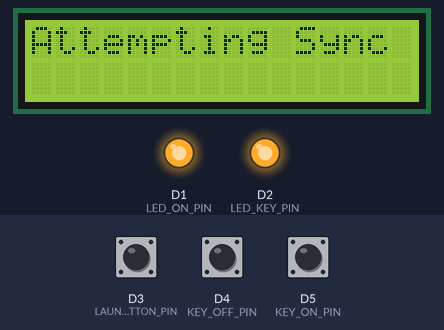
Recording of a sketch running on a simulated Arduino MKR. On the bench: 16×2 character LCD, output pins drawn as LEDs (lit = HIGH). Inputs (shaded band) come from the test bench; at power-on: D5 (KEY_ON_PIN) HIGH, D3 (LAUNCH_BUTTON_PIN) HIGH, D4 (KEY_OFF_PIN) HIGH. Random numbers use the default seed unless the sketch sets one; no radio packets arrive unless stated; what the sketch prints to the serial monitor is not drawn.

Above: at 5.6 s.
5.7 s: D5 (KEY_ON_PIN) pulled LOW for 0.15 s
At 5.77 s:
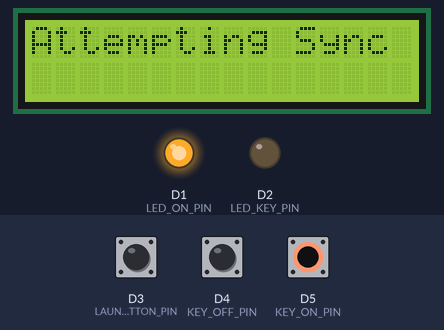
10.3 s: D5 (KEY_ON_PIN) pulled LOW for 3.2 s
At 14.2 s:
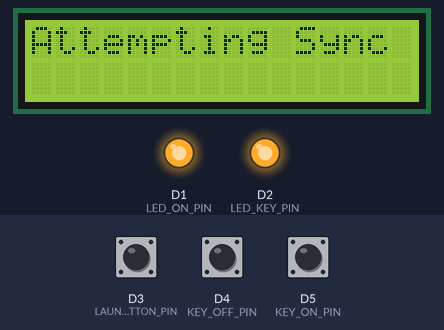
Timing chart, 0 to 15.7 s (numbered marks = the images above; inputs shaded):
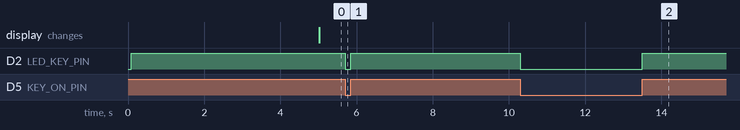

The sketch:

controllerCode.ino
```cpp
//ROCKET LAUNCH CONTROLLER CODE
//Author: Evan Farrell

#include <SPI.h>
#include <LoRa.h>
#include <ArduinoJson.h>
#include <LCD_I2C.h>
#include <Wire.h>
#include <ArduinoLowPower.h>

LCD_I2C lcd(0x27, 16, 2);

//Timing vars
long lastSentPacket=0;    //Last time a LoRa packet was sent
long lastDisplayUpdate=0; //Last time the display was updated
long launchTimeCount=0;   //How many ms into the launch sequence we are
long lastLaunchTime=0;    //Last time a sucessfull launch completed
long lastLaunchAbort=0;   //Last time a launch was aborted
int launchPercent=0;      //How long the launch button was held down before launch message sent
int launchSeqEngaged=0;   //True if the launch sequence is currently engaged
long sleepCheck=0;

//Syncing vars
long syncCode=0;          //Generated on the controller, used to confirm the base is synced to the controller
long launchCode=0;        //Generated on the base, used to confirm that the controller is synced to the base

//Pin declaration
int LED_ON_PIN=1;         //The green led
int LED_KEY_PIN=2;        //Red led
int LAUNCH_BUTTON_PIN=3;
int KEY_OFF_PIN=4;
int KEY_ON_PIN=5;

//Pin variables
int keyOffState;          //True if safety key disengaged
int keyOnState;           //True if safety key engaged
int launchButtonState;    //True if launch button is NOT PRESSED (pullup pin)

//Constants
float LAUNCH_TIME=5000.0;     //How long the button must be held before a launch message is sent
int DISPLAY_UPDATE_RATE=400;  //How often to refresh the display
int LAUNCH_ABORT_TIME=2000;   //How long to show the aborted launch message
int SYNC_CHECK=10000;         //How often to attempt to resync to the base
int ABORT_LAUNCH_PERCENT=20;  //The percentage of a 'full' launch to display the abort message, so feathering the launch button wont show it

void setup() {
  Serial.begin(9600);
  Serial.println("---ROCKET CONTROLLER---");

  randomSeed(analogRead(5)); //use analog noise as the random seed
  syncCode=random(1000)+1;

  pinMode(LED_ON_PIN,OUTPUT);
  digitalWrite(LED_ON_PIN,1);
  pinMode(LED_KEY_PIN,OUTPUT);
  pinMode(LAUNCH_BUTTON_PIN,INPUT_PULLUP);
  pinMode(KEY_OFF_PIN,INPUT_PULLUP);
  pinMode(KEY_ON_PIN,INPUT_PULLUP);

  Wire.begin();
  lcd.begin(&Wire);
  lcd.display();
  lcd.backlight();

  while (!LoRa.begin(915E6)) {}
}

//Transmits a message over LoRa, takes in the string of message type to send.
void sendMessage(String type){
  JsonDocument doc;
  String output;

  lastSentPacket=millis();
  if(type == "sync"){
    doc["type"] = "sync";
    doc["syncCode"]=syncCode;
  } else if (type == "launch"){
    doc["type"] = "launch";
    doc["syncCode"]=syncCode;
    doc["launchCode"]=launchCode;
  }

  serializeJson(doc, output);
  Serial.print("Sending packet: ");
  Serial.println(output);

  LoRa_toggle();
  LoRa.beginPacket();
  LoRa.print(output);
  LoRa.endPacket();
  LoRa_toggle();
}

//this is basically a work around for the LoRa library working weird with the MKR 1300
//it seems to only be able to strictly send or recieve, to get around this we just
//restart the transmission between each packet send :)
void LoRa_toggle(){
  LoRa.end();
  LoRa.begin(915E6);
}

//parses incoming LoRa messages.
void onRecieve(int packetSize) {
  String incoming = "";

  while (LoRa.available()) {
    incoming += (char)LoRa.read();
  }

  Serial.print("Received: ");
  Serial.println(incoming);

  StaticJsonDocument<200> doc;
  DeserializationError error = deserializeJson(doc, incoming);

  if (error) {
    Serial.print("JSON error: ");
    Serial.println(error.c_str());
    return;
  }
  String messageType=String(doc["type"].as<const char*>());

  if(messageType == "sync") {
    if(int(doc["syncCode"]) == syncCode){
      launchCode=int(doc["launchCode"]);
      Serial.println("Synced up!");
    } else {
      Serial.println("Desynced from base");
      launchCode=0; //if desynced restart syncing process
    }
  } else if (messageType == "launch") {
    Serial.println("boom"); //could have some launch confirmed logic or something here! right not does nothing...
  };
}

//Fills a progress bar across the lcd
void drawProgressBar(int percentage) {
  int blocks = map(percentage, 0, 100, 0, 16);
  lcd.setCursor(0, 1);
  for (int i = 0; i < 16; i++){
    if (i < blocks) {
      lcd.print((char)255);
    } else {
      lcd.print(" ");
    }
  }
}

//Updates the led display, also handles the launch sequence.
void displayUpdate(){
  if(millis()-lastDisplayUpdate < 400){return;} //only run the display loop every 400ms
  if(millis()-lastLaunchTime    < 5000){return;} //once the launch is activated, freeze the display loop
  lastDisplayUpdate=millis();

  lcd.setCursor(0, 0);
  lcd.clear();

  //If launch is recently aborted show a message for a brief time
  if(millis()-lastLaunchAbort < LAUNCH_ABORT_TIME){
    lcd.print(" ABORTED LAUNCH");
    return;
  }

  //Syncing and pre-launch display
  if (!launchSeqEngaged){
    if (!(launchCode)){
      lcd.print("Attempting Sync");
    }else{
      lcd.print("Synced With Base");
    }

    lcd.setCursor(0,1);
    if(launchCode && keyOffState){
      lcd.print("Turn Safety Key");
    }else if (launchCode && keyOnState) {
      lcd.print("Ready to Launch");
    }

  } else{//launch sequence stuff
    lcd.print("LAUNCH INITIATED");
    lcd.setCursor(0,1);

    //During launch display a bar filling
    if (launchPercent >= 0 && launchPercent <= 100){
        drawProgressBar(launchPercent);
    }
    if (launchPercent>=100){
      lcd.clear();
      lcd.setCursor(0,1);

      //reset launch seq
      launchSeqEngaged=0;
      launchTimeCount=millis();

      lcd.print("   LAUNCHING");
      sendMessage("launch");
      lastLaunchTime=millis(); //Just make it stay on launching  display for 5 secs.
    }
  }
}

void loop() {
  //send sync packets every 3-3.5 seconds to prevent blocking... ironically the case if both the base and controller are in sync sending messages ;)
  if (!(launchCode) && (millis()-lastSentPacket > 3000 + random(500))){
    //If the controller does not have the launch code send a sync message
    sendMessage("sync");
  } else if(millis()-lastSentPacket > SYNC_CHECK && !launchSeqEngaged){
    //regardless if synced up, check again at set intervals
    syncCode=random(1000)+1;
    launchCode=0;
    sendMessage("sync");
  }

  //Check for incoming packets
  int packetSize = LoRa.parsePacket();
  if (packetSize > 0) {
    onRecieve(packetSize);
  }

  //these are all set to pull-up
  //i.e button state 1 means not pressed!!
  launchButtonState=digitalRead(LAUNCH_BUTTON_PIN);
  keyOffState=digitalRead(KEY_OFF_PIN);
  keyOnState= digitalRead(KEY_ON_PIN);

  //If the safety key is engaged turn on a led
  if(keyOnState){
    digitalWrite(LED_KEY_PIN,1);
  } else {
    digitalWrite(LED_KEY_PIN,0);
  }

  //The launch button is held, the safety key is engaged, and the devices are synced
  if(!launchButtonState && keyOnState && launchCode){
    launchSeqEngaged=1;
    launchPercent=floor((((millis()-launchTimeCount))/(LAUNCH_TIME))*100);
  } else {
    launchSeqEngaged=0;
    //if launch was initiated set a flag to show the abort display
    if((launchPercent>ABORT_LAUNCH_PERCENT) && (launchPercent < 100)){
      lastLaunchAbort=millis();
    }
    launchPercent=0;
    launchTimeCount=millis();
  }
  displayUpdate();
}
```

Measured:
- after the input at 5.7 s, D2 (LED_KEY_PIN): HIGH → LOW at once, → HIGH 0.15 s later
- after the input at 10.3 s, D2 (LED_KEY_PIN): HIGH → LOW at once, → HIGH 3.2 s later
